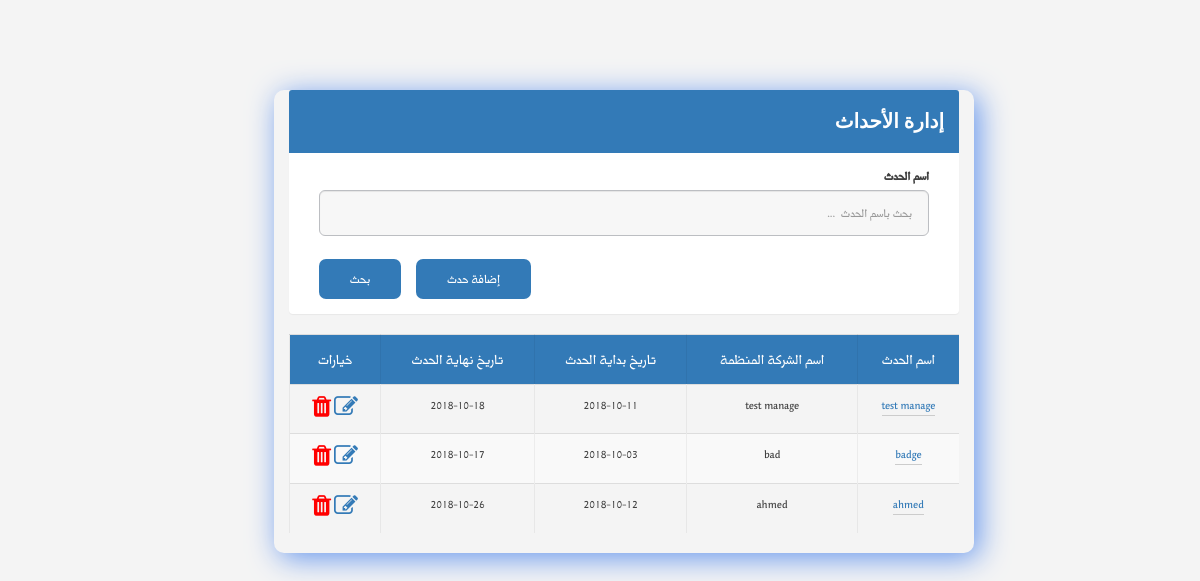
Page /manageEvent.php (signed in) on the committed database.
### tables this page shows
CREATE TABLE `event` (
  `event_ID` int(5) NOT NULL,
  `name_Event` varchar(30) NOT NULL,
  `descrption_Event` varchar(200) NOT NULL,
  `sartDate_Event` date NOT NULL,
  `endDate_Event` date NOT NULL,
  `location_Event` varchar(30) NOT NULL,
  `organization_name_Event` varchar(30) NOT NULL,
  `eventLink` varchar(140) NOT NULL,
  `maxNumOfAttendee` int(11) NOT NULL,
  `organizer_ID` int(11) NOT NULL,
  `VIPCode` int(5) NOT NULL
);

### manageEvent.php (the view, shortened to what this page needs)
<?php
require_once 'php/connectTosql.php';
$organizerID  = $_SESSION['organizerID'];
if (isset($_GET['eventName']) && $_GET['eventName'] != '') {
 $eventName = $_GET['eventName'];
 $mainQuery = mysqli_query($con, "SELECT * FROM event WHERE organizer_ID = '$organizerID ' AND  name_Event like '%$eventName%' ") or die(mysqli_error($con));
} else {
 $mainQuery = mysqli_query($con, "SELECT * FROM event WHERE organizer_ID = '$organizerID '") or die(mysqli_error($con));
}
?>
<!DOCTYPE html>
<html>
<head>
<link rel="stylesheet" href="https://unpkg.com/purecss@1.0.0/build/pure-min.css">
<link rel="stylesheet" href="css/layouts/custom.css">
<link rel="stylesheet" href="css/font-awesome.min.css">
<link rel="stylesheet" href="css/icon.css">
<link rel="stylesheet" href="css/bootstrap.min.css">
<link rel="stylesheet" href="css/main-rtl.css">
</head>
<body>
  <div class="mainContent">
    <div class="container">
      <div class="panel panel-primary">
        <div class="panel-heading">
          <h4 class="panelTitle">إدارة الأحداث</h4>
        </div>
        <div class="panel-body">
          <form action="manageEvent.php" class="manageEventFrm" method="Get">
            <div class="col-md-12">
              <div class="form-group form-group-lg">
                <label for="eventName" class="control-label"> اسم الحدث</label>
                <input type="text" class="form-control" id="txtEventName" name="eventName" placeholder="بحث باسم الحدث  ..." >
              </div>
            </div>
            <div class="col-md-12">
              <div class="form-group form-group-lg">
                 <input type="submit" value="بحث" name="update" class="btn btn-nor-primary btn-sm">
                 <a class="btn btn-nor-primary btn-sm" href="addEvent.php"> إضافة حدث</a>
              </div>
            </div>
          </form>
        </div>
      </div>
    <table class="table table-striped">
      <tr>
        <th>اسم الحدث</th>
        <th> اسم الشركة المنظمة </th>
        <th> تاريخ بداية الحدث </th>
        <th> تاريخ نهاية الحدث </th>
        <th> خيارات </th>
      </tr>
      <?php
while ($row = mysqli_fetch_array($mainQuery)):
 echo "<tr>";
 echo "<td><a  href='eventDetails.php?eventid=" . $row['event_ID'] . "'>" . $row['name_Event'] . "</a></td>";
 echo "<td>" . $row['organization_name_Event'] . "</td>";
 echo "<td>" . $row['sartDate_Event'] . "</td>";
 echo "<td>" . $row['endDate_Event'] . "</td>";
 echo "<td> <a id='aEditEvent' href='editEvent.php?eventid=" . $row['event_ID'] . "'><span class='fa fa-edit' style='font-size:24px;'></span></a>
				        <a href='#' id='aDeletEvent' class='adelete' data-id=" . $row['event_ID'] . "><span  class=' fa fa-trash' style='font-size:24px;color:red;  '></span> </a></td>
				      </tr>";
 ?>
			      <?php endwhile;?>
    </table>
 </div>
</body>
</html>

### css/layouts/custom.css (style rules this page uses)
* { box-sizing: border-box; }
.mainContent { margin: 0; margin-right: 20%; width: 80%; height: 900px; }
.panel-primary { border-color: #337ab7; border: 0px !important; }
.form-group-lg .form-control { height: 46px; padding: 10px 16px; font-size: 17px !important; line-height: 1.3333333; border-radius: 6px; }
.panelTitle { font-weight: bold; font-size: 20px; font-family: 'Noto Nastaliq Urdu Draft', serif; text-decoration: none; }
.container { position: relative; left: 15%; top: 10%; z-index: 0; border-radius: 10px; box-shadow: 5px 5px 30px cornflowerblue; max-width: 700px; text-align: right; }
::placeholder { text-align: right; }
form .btn { float: left; }
body { margin: 0; }

### css/main-rtl.css (style rules this page uses)
body { background: #f4f4f4 url(../images/bg.jpg) center top no-repeat; background-size: 100% }
html, body { margin: 0; padding: 0 }
body { line-height: 1 }
table { border-collapse: collapse; border-spacing: 0 }
body { font-size: 14px; color: #404040; overflow: auto; margin: 0 auto; padding: 0; font-family: "Midan W20"; direction: rtl; min-width: 320px; max-width: 2200px }
a { text-decoration: none !important }
.form-control { background: #f7f7f7; border: 1px solid #bcbec2; }
.form-group label { font-size: 17px; position: relative; }
.btn, a { transition: all .3s ease; -webkit-transition: all .3s ease; -moz-transition: all .3s ease; -ms-transition: all .3s ease }
.btn-nor-primary, .btn-nor-primary:link, .btn-nor-primary:visited, .btn-nor-primary:focus { background: #337AB7 !important; border: 1px solid transparent; color: #fff !important; border-radius: 7px; margin-right: 15px; font-size: 18px; padding: 0 30px; height: 40px; line-height: 38px; }
.table th, .table td { text-align: right; vertical-align: middle }
.table th { background: #337AB7; color: #FFFFFF; font-weight: 400; font-size: 20px; }
.table th, .table td { padding: 10px !important }
.table td { font-size: 16px; }
.table tr th, .table tr td { border-left: 1px solid rgba(0, 0, 0, .05); text-align: center !important }
.form-group { position: relative; padding-bottom: 8px; }
.table tr td:first-child a, .table tr td:first-child a:visited { color: #337AB7; border-bottom: 1px solid #ccc }
@media (min-width: 992px) { .col-md-1, .col-md-10, .col-md-11, .col-md-12, .col-md-2, .col-md-3, .col-md-4, .col-md-5, .col-md-6, .col-md-7, .col-md-8, .col-md-9 { float: right !important } }

### rows in the picture
event: name_Event "test manage", organization_name_Event "test manage", sartDate_Event "2018-10-11", endDate_Event "2018-10-18"
event: name_Event "badge", organization_name_Event "bad", sartDate_Event "2018-10-03", endDate_Event "2018-10-17"
event: name_Event "ahmed", organization_name_Event "ahmed", sartDate_Event "2018-10-12", endDate_Event "2018-10-26"
